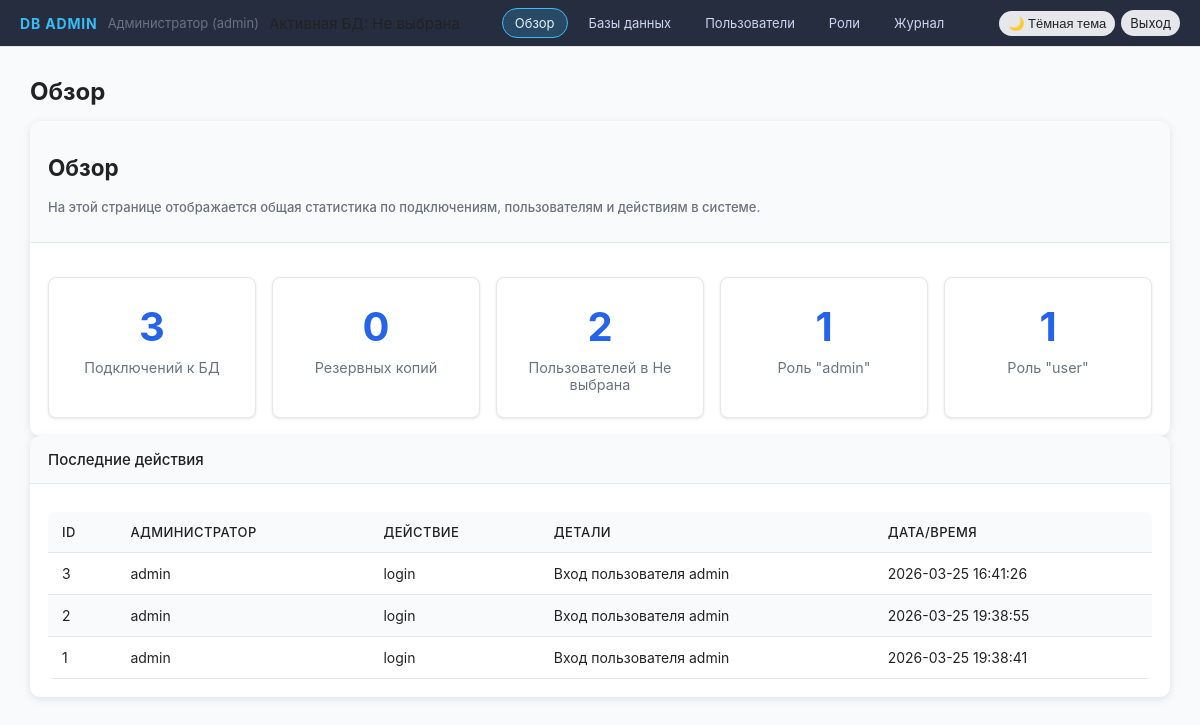
The app's page /dashboard (signed in) with its own data.
### tables this page shows
CREATE TABLE roles (
            id INTEGER PRIMARY KEY AUTOINCREMENT,
            name TEXT NOT NULL UNIQUE
        );

### app.py (the view)
@app.route("/dashboard")
@login_required
def dashboard():
    admin_con = get_admin_db_connection()
    total_connections = admin_con.execute(
        "SELECT COUNT(*) FROM connections"
    ).fetchone()[0]
    total_backups = admin_con.execute(
        "SELECT COUNT(*) FROM backups"
    ).fetchone()[0]
    recent_logs = admin_con.execute(
        "SELECT * FROM admin_audit_log ORDER BY id DESC LIMIT 10"
    ).fetchall()
    admin_con.close()
    db_path = get_current_db_path()
    total_users = 0
    roles_stats = []
    if db_path:
        current_con = sqlite3.connect(db_path)
        current_con.row_factory = sqlite3.Row
        total_users = current_con.execute(
            "SELECT COUNT(*) FROM users"
        ).fetchone()[0]
        roles_stats = current_con.execute("""
            SELECT r.name, COUNT(ur.user_id) as count
            FROM roles r
            LEFT JOIN user_roles ur ON r.id = ur.role_id
            GROUP BY r.id, r.name
            ORDER BY r.name
        """).fetchall()
        current_con.close()
    return render_template(
        "dashboard.html",
        total_connections=total_connections,
        total_backups=total_backups,
        total_users=total_users,
        roles_stats=roles_stats,
        recent_logs=recent_logs,
    )

### app.py (called while the page is built)
@app.context_processor
def inject_current_conn_name():
    return {'current_conn_name': get_current_connection_name()}

def get_admin_db_connection():
    con = sqlite3.connect(ADMIN_DB_PATH)
    con.execute("PRAGMA foreign_keys = ON")
    con.row_factory = sqlite3.Row
    return con

def get_current_db_path():
    connection_id = session.get("current_connection_id")
    if not connection_id:
        con = get_admin_db_connection()
        conn = con.execute("SELECT db_path FROM connections ORDER BY id LIMIT 1").fetchone()
        con.close()
        return conn["db_path"] if conn else DB_PATH
    con = get_admin_db_connection()
    conn = con.execute("SELECT db_path FROM connections WHERE id = ?", (connection_id,)).fetchone()
    con.close()
    return conn["db_path"] if conn else DB_PATH

def get_current_connection_name():
    connection_id = session.get("current_connection_id")
    if not connection_id:
        return "Не выбрана"
    con = get_admin_db_connection()
    conn = con.execute("SELECT name FROM connections WHERE id = ?", (connection_id,)).fetchone()
    con.close()
    return conn["name"] if conn else "Неизвестная"

def login_required(func):
    @wraps(func)
    def wrapper(*args, **kwargs):
        if not session.get("admin_logged_in"):
            flash("Необходимо войти как администратор", "error")
            return redirect(url_for("login"))
        return func(*args, **kwargs)
    return wrapper

### templates/dashboard.html
{% extends "base.html" %}
{% block page_title %}Обзор{% endblock %}
{% block content %}
<div class="card">
  <div class="card__header">
    <h2>Обзор</h2>
    <p class="text-muted">На этой странице отображается общая статистика по подключениям, пользователям и действиям в системе.</p>
  </div>
  <div class="card__body">
    <div class="stats-grid">
      <div class="stat-card">
        <div class="stat-card__number">{{ total_connections }}</div>
        <div class="stat-card__label">Подключений к БД</div>
      </div>
      <div class="stat-card">
        <div class="stat-card__number">{{ total_backups }}</div>
        <div class="stat-card__label">Резервных копий</div>
      </div>
      <div class="stat-card">
        <div class="stat-card__number">{{ total_users }}</div>
        <div class="stat-card__label">Пользователей в {{ current_conn_name }}</div>
      </div>
      {% for role_stat in roles_stats %}
      <div class="stat-card">
        <div class="stat-card__number">{{ role_stat.count }}</div>
        <div class="stat-card__label">Роль "{{ role_stat.name }}"</div>
      </div>
      {% endfor %}
    </div>
  </div>
</div>
<div class="card">
  <div class="card__header">
    <span>Последние действия</span>
  </div>
  <div class="card__body">
    <div class="table-wrapper">
      <table class="table">
        <thead>
          <tr>
            <th>ID</th>
            <th>Администратор</th>
            <th>Действие</th>
            <th>Детали</th>
            <th>Дата/время</th>
          </tr>
        </thead>
        <tbody>
          {% for log in recent_logs %}
          <tr>
            <td>{{ log.id }}</td>
            <td>{{ log.admin_username }}</td>
            <td>{{ log.action }}</td>
            <td>{{ log.details or '-' }}</td>
            <td>{{ log.created_at }}</td>
          </tr>
          {% endfor %}
        </tbody>
      </table>
    </div>
  </div>
</div>
{% endblock %}

### templates/base.html (shortened to what this page needs)
<!doctype html>
<html lang="ru">
<head>
  <link rel="stylesheet" href="{{ url_for('static', filename='style.css') }}">
</head>
<body data-theme="light">
  <header class="topbar">
    <div class="topbar__left">
      <span class="topbar__logo">DB Admin</span>
      {% if session.admin_logged_in %}
        <span class="topbar__user">
          {{ session.admin_name }} ({{ session.admin_username }})
        </span>
        <span class="topbar__db">
        </span>
      {% endif %}
    </div>
    <nav class="topbar__nav">
      {% if session.admin_logged_in %}
        <a href="{{ url_for('dashboard') }}"
           class="topbar__link {% if request.endpoint == 'dashboard' %}topbar__link--active{% endif %}">
          Обзор
        </a>
        <a href="{{ url_for('databases_list') }}"
           class="topbar__link {% if request.endpoint == 'databases_list' %}topbar__link--active{% endif %}">
          Базы данных
        </a>
        <a href="{{ url_for('users_list') }}"
           class="topbar__link {% if request.endpoint == 'users_list' %}topbar__link--active{% endif %}">
          Пользователи
        </a>
        {% if 'admin' in session.roles %}
          <a href="{{ url_for('user_roles_manage') }}"
             class="topbar__link {% if request.endpoint == 'user_roles_manage' %}topbar__link--active{% endif %}">
            Роли
          </a>
          <a href="{{ url_for('audit_log_view') }}"
             class="topbar__link {% if request.endpoint == 'audit_log_view' %}topbar__link--active{% endif %}">
            Журнал
          </a>
        {% endif %}
      {% endif %}
    </nav>
    <div class="topbar__right">
      <button id="theme-toggle" class="btn btn-sm" type="button">
      </button>
      {% if session.admin_logged_in %}
        <a href="{{ url_for('logout') }}" class="btn btn-sm">Выход</a>
      {% else %}
        <a href="{{ url_for('login') }}" class="btn btn-sm">Вход</a>
      {% endif %}
    </div>
  </header>
  <main class="content content--wide">
    <header class="content__header">
      <h1 class="content__title">
        {% block page_title %}Панель администрирования{% endblock %}
      </h1>
    </header>
    <section class="content__body">
      {% block content %}{% endblock %}
    </section>
  </main>
</body>
</html>

### static/style.css (style rules this page uses)
:root { --bg-body: #f8fafc; --bg-sidebar: #242e42; --bg-sidebar-hover: #1d2636; --bg-card: #ffffff; --bg-card-header: #f9fafb; --bg-table-head: #f9fafb; --bg-table-body: #ffffff; --bg-table-row: #ffffff; --bg-table-row-alt: #f9fafb; --bg-table-row-hover: #f3f4f6; --text-main: #222222; --text-sidebar: #dde9f8; --text-muted: #6b7280; --border-soft: #e5e7eb; --input-border: #d1d5db; --btn-bg: #e5e7eb; --btn-bg-hover: #d1d5db; --btn-primary-bg: #2563eb; --btn-primary-bg-hover: #1d4ed8; --btn-danger-bg: #dc2626; --btn-danger-bg-hover: #b91c1c; --accent-blue: #2563eb; --accent-cyan: #22d3ee; --accent-red: #dc2626; --flash-success-bg: #e1f7e6; --flash-success-text: #216e39; --flash-error-bg: #fde2e1; --flash-error-text: #b00020; --flash-warning-bg: #fff4e5; --flash-warning-text: #8a6d3b; --flash-info-bg: #e5f3ff; --flash-info-text: #31708f; }
.stats-grid { display: grid; grid-template-columns: repeat(auto-fit, minmax(200px, 1fr)); gap: 1rem; margin-top: 1rem; }
.stat-card { background: var(--bg-card); border: 1px solid var(--border-soft); border-radius: 8px; padding: 1.5rem; text-align: center; box-shadow: 0 1px 3px rgba(0, 0, 0, 0.1); }
.stat-card__number { font-size: 2.5rem; font-weight: bold; color: var(--btn-primary-bg); margin-bottom: 0.5rem; }
.stat-card__label { color: var(--text-muted); font-size: 0.9rem; }
*, *::before, *::after { box-sizing: border-box; }
body { margin: 0; font-family: -apple-system, BlinkMacSystemFont, "Segoe UI", Roboto, Arial, sans-serif; font-size: 15px; background: var(--bg-body); color: var(--text-main); }
.topbar { position: sticky; top: 0; z-index: 20; display: flex; align-items: center; justify-content: space-between; padding: 8px 20px; background: rgba(15, 23, 42, 0.9); backdrop-filter: blur(10px); border-bottom: 1px solid var(--border-soft); }
.topbar__left { display: flex; align-items: center; gap: 10px; }
.topbar__logo { font-weight: 700; letter-spacing: 0.06em; text-transform: uppercase; font-size: 14px; color: #38bdf8; }
.topbar__user { font-size: 13px; color: var(--text-muted); }
.topbar__nav { display: flex; gap: 8px; justify-content: center; flex: 1; }
.topbar__link { padding: 6px 12px; border-radius: 999px; font-size: 13px; text-decoration: none; color: #cbd5f5; border: 1px solid transparent; transition: background 0.2s, color 0.2s, border-color 0.2s; }
.topbar__link--active { border-color: #38bdf8; background: rgba(56, 189, 248, 0.2); color: #e5f2ff; }
.topbar__right { display: flex; align-items: center; gap: 6px; flex-wrap: wrap; }
.content { padding: 20px 30px; }
.content--wide { max-width: 1200px; margin: 0 auto; }
.content__header { margin-bottom: 10px; display: flex; align-items: center; justify-content: space-between; flex-wrap: wrap; gap: 10px; }
.content__title { margin: 10px 0 5px; font-size: 24px; }
.card { background: var(--bg-card); border-radius: 10px; box-shadow: 0 2px 8px rgba(0, 0, 0, 0.1); overflow: hidden; }
.card__header { padding: 14px 18px; border-bottom: 1px solid var(--border-soft); font-weight: 500; background: var(--bg-card-header); }
.card__body { padding: 18px; }
.btn { display: inline-block; padding: 8px 14px; border-radius: 999px; border: 1px solid transparent; cursor: pointer; font-size: 14px; text-decoration: none; color: var(--text-main); background: var(--btn-bg); transition: background 0.2s, color 0.2s, box-shadow 0.2s, transform 0.1s; }
.btn-sm { padding: 4px 8px; font-size: 13px; }
.table-wrapper { overflow-x: auto; }
.table { width: 100%; border-collapse: collapse; margin-top: 10px; font-size: 14px; background: var(--bg-table-body); border-radius: 6px; overflow: hidden; }
.table thead { background: var(--bg-table-head); }
.table tbody tr:nth-child(odd) { background: var(--bg-table-row); }
.table tbody tr:nth-child(even) { background: var(--bg-table-row-alt); }
.table th { font-weight: 500; font-size: 13px; text-transform: uppercase; letter-spacing: 0.03em; }
.table th, .table td { padding: 12px 14px; border-bottom: 1px solid var(--border-soft); text-align: left; }
.text-muted { font-size: 13px; color: var(--text-muted); }

### records on screen
roles: admin_username "admin", count "1", name "admin", id "1", action "login", details "Вход пользователя admin", created_at "2026-03-25 19:38:41"
roles: count "1", name "user"

### other values on screen
{{ session.admin_name }} "Администратор"
{{ total_connections }} "3"
{{ total_backups }} "0"
{{ total_users }} "2"
{{ current_conn_name }} "Не выбрана"
{{ log.id }} "3" "2"
{{ log.admin_username }} "admin" "admin"
{{ log.action }} "login" "login"
{{ log.details or '-' }} "Вход пользователя admin" "Вход пользователя admin"
{{ log.created_at }} "2026-03-25 16:41:26" "2026-03-25 19:38:55"
